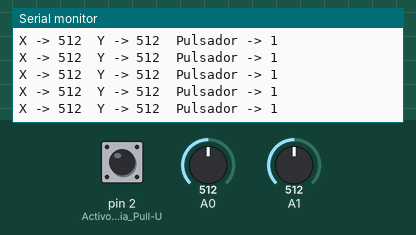
Simulated run of this sketch. Board: Arduino Uno, built with avr-gcc and run on an emulated ATmega328P. Parts: the last lines printed to the serial monitor. The inputs (shaded band) are chosen by the test bench; at power-on: A1 = 512, pin 2 (Activo_resistencia_Pull-U) HIGH, A0 = 512.

Above: at 2.7 s.
2.8 s: A1 set to 1023
At 2.83 s:
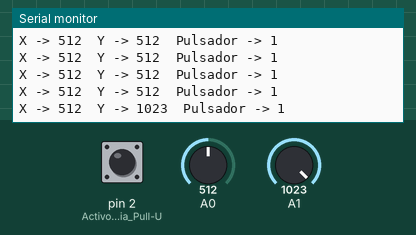
5.8 s: A1 set to 985
At 5.85 s:
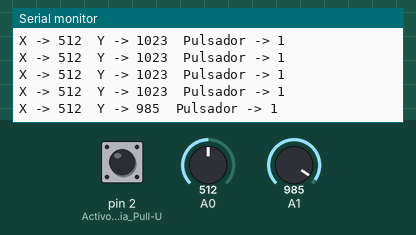
Timing chart, 0 to 8.8 s (numbered marks = the images above; inputs shaded):
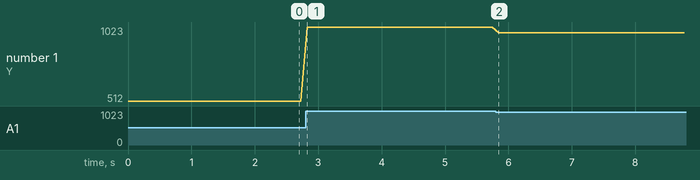

The sketch:

01_Joystick.ino
```cpp
// C++ code
int EjeX;       // Variable del potenciómetro horizontal
int EjeY;       // Variable del potenciómetro vertical
bool Pulsador;  // Variable del pulsador (true/false)

void setup() {
  pinMode(2, INPUT_PULLUP);    // Activo resistencia Pull-Up integrada
  Serial.begin(9600);          // Comunicación con monitor serie
}

void loop() {
  // Lectura de valores de potenciómetros X e Y
  EjeX = analogRead(A0);       // mejor usar A0, A1
  EjeY = analogRead(A1);
  Pulsador = digitalRead(2);

  // Valores en monitor serie
  Serial.print("X -> ");
  Serial.print(EjeX);
  Serial.print("\tY -> ");
  Serial.print(EjeY);
  Serial.print("\tPulsador -> ");
  Serial.println(Pulsador);

  delay(100);  // un pequeño delay para no saturar el puerto serie
}
```

Measured:
- after the input at 2.8 s, the serial monitor: prints a new line at once (image 1)
- after the input at 5.8 s, the serial monitor: prints a new line after 0.05 s (image 2)
- plotted number 1: 512 → 1023 after the input at 2.8 s, 1023 → 985 after the input at 5.8 s
